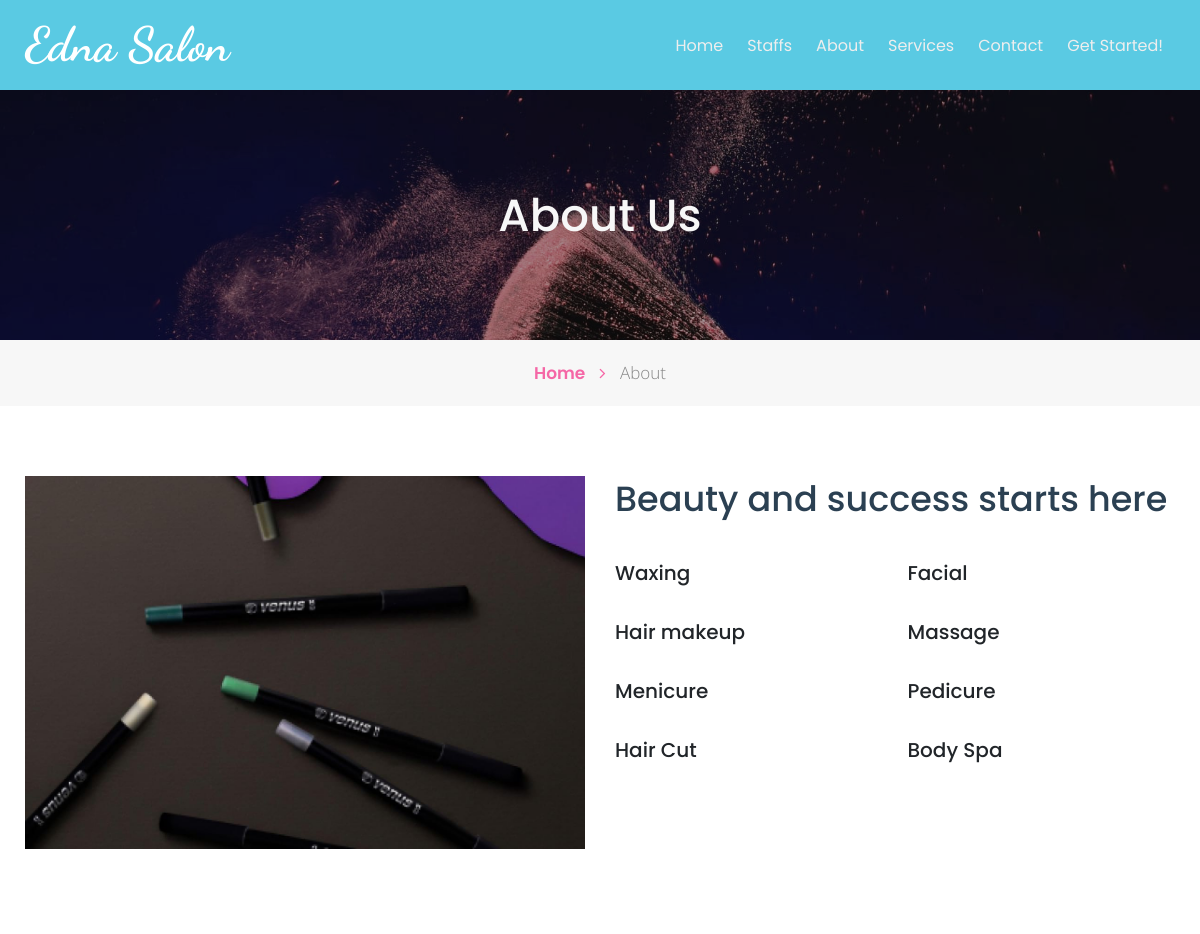
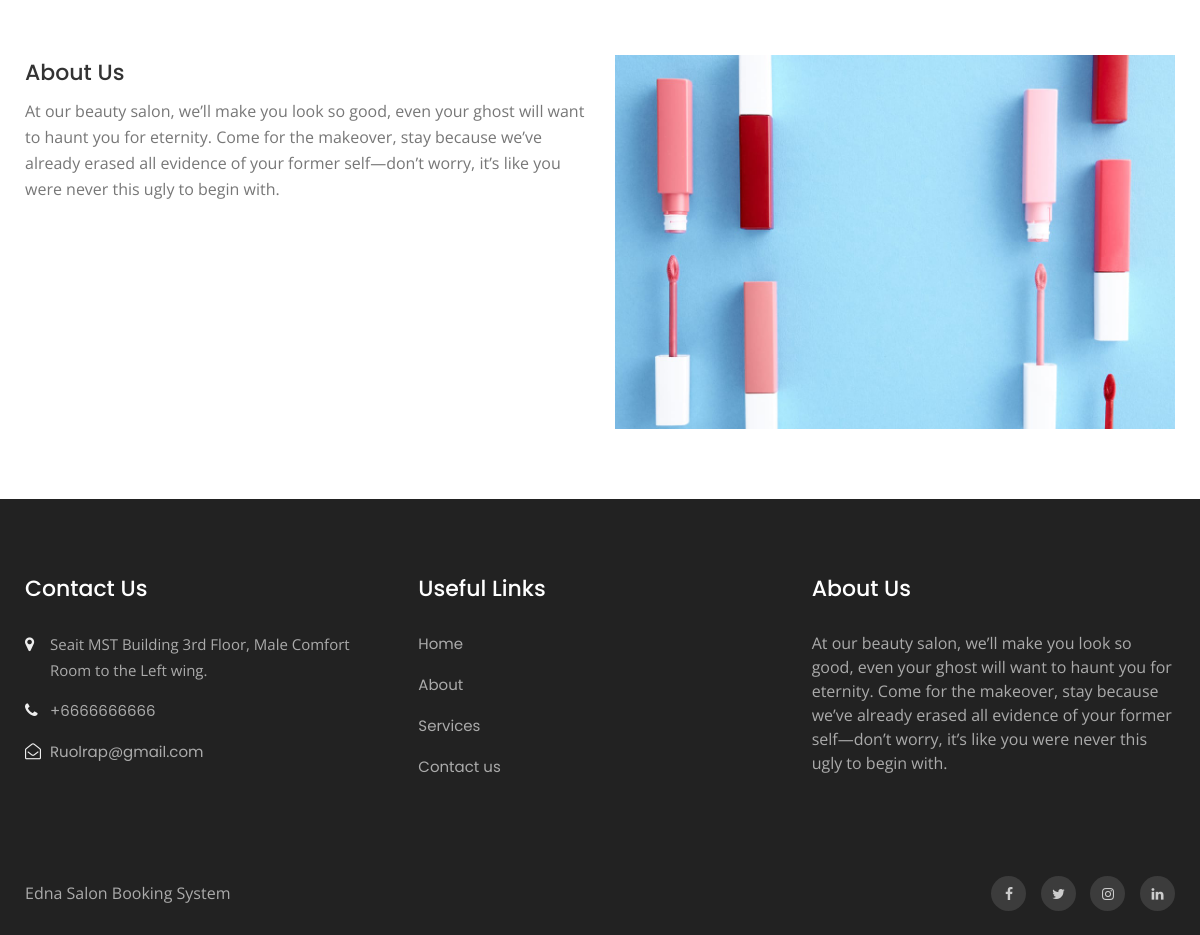
The page /bpms/about.php on the database its author committed (2 pictures, top to bottom).
### tables this page shows
CREATE TABLE `tblpage` (
  `ID` int(10) NOT NULL,
  `PageType` varchar(200) DEFAULT NULL,
  `PageTitle` mediumtext DEFAULT NULL,
  `PageDescription` mediumtext DEFAULT NULL,
  `Email` varchar(200) DEFAULT NULL,
  `MobileNumber` bigint(10) DEFAULT NULL,
  `UpdationDate` date DEFAULT NULL,
  `Timing` varchar(200) NOT NULL
);

### bpms/about.php (the view, shortened to what this page needs)
<!doctype html>
<html lang="en">
  <head>
    <link rel="stylesheet" href="assets/css/style-starter.css">
  </head>
  <body id="home">
<?php include_once('includes/header.php');?>
    <section class="w3l-inner-banner-main">
        <div class="about-inner about ">
            <div class="container">
                <div class="main-titles-head text-center">
                <h3 class="header-name ">
					About Us
                </h3>
            </div>
</div>
   </div>
   <div class="breadcrumbs-sub">
   <div class="container">
    <ul class="breadcrumbs-custom-path">
        <li class="right-side propClone"><a href="index.php" class="">Home <span class="fa fa-angle-right" aria-hidden="true"></span></a> <p></li>
        <li class="active ">About</li>
    </ul>
</div>
</div>
    </section>
<section class="w3l-content-with-photo-4"  id="about">
    <div class="content-with-photo4-block ">
        <div class="container">
            <div class="cwp4-two row">
            <div class="cwp4-image col-xl-6">
                <img src="assets/images/b2.jpg" alt="product" class="img-responsive about-me">
            </div>
                <div class="cwp4-text col-xl-6 ">
                    <div class="posivtion-grid">
                    <h3 class="">Beauty and success starts here</h3>
                    <div class="hair-two-colums">
                        <div class="hair-left">
<h5>
    Waxing</h5>
</div>
                        <div class="hair-left">
                            <h5>Facial</h5>
                        </div>
                            <div class="hair-left">
                                                        <h5>Hair makeup</h5>
                                                    </div>
                                                                                <div class="hair-left">
                                                                                    <h5>Massage</h5>
                                                                                </div>
                                                                                 <div class="hair-left">
                                                                                    <h5>Menicure</h5>
                                                                                </div>
   <div class="hair-left">
                                                                                    <h5>Pedicure</h5>
                                                                                </div>
                                                                                   <div class="hair-left">
                                                                                    <h5>Hair Cut</h5>
                                                                                </div>
                                                                                   <div class="hair-left">
                                                                                    <h5>Body Spa</h5>
                                                                                </div>
                </div>
            </div>
        </div>
        </div>
    </div>
</div>
</section>
<section class="w3l-recent-work">
	<div class="jst-two-col">
		<div class="container">
<div class="row">
		<div class="my-bio col-lg-6">
	<div class="hair-make">
		<?php
$ret=mysqli_query($con,"select * from tblpage where PageType='aboutus' ");
while ($row=mysqli_fetch_array($ret)) {
?>
		<h5><a href="blog.html"><?php  echo $row['PageTitle'];?></a></h5>
		<p class="para mt-2"><?php  echo $row['PageDescription'];?></p><?php } ?>
	</div>
	</div>
	<div class="col-lg-6 ">
		<img src="assets/images/b3.jpg" alt="product" class="img-responsive about-me">
	</div>
</div>
		</div>
	</div>
</section>
<?php include_once('includes/footer.php');?>
</body>
</html>

### bpms/includes/footer.php (shortened to what this page needs)
<section class="w3l-footer-29-main">
    <div class="footer-29 py-5">
      <div class="container py-lg-4">
        <div class="row footer-top-29">
          <div class="col-lg-4 col-md-6 col-sm-8 footer-list-29 footer-1">
            <h6 class="footer-title-29">Contact Us</h6>
            <ul>
              <?php
$ret=mysqli_query($con,"select * from tblpage where PageType='contactus' ");
while ($row=mysqli_fetch_array($ret)) {
?>
              <li>
                <span class="fa fa-map-marker"></span> <p><?php  echo $row['PageDescription'];?>.</p>
              </li>
              <li><span class="fa fa-phone"></span><a href="tel:+7-800-999-800"> +<?php  echo $row['MobileNumber'];?></a></li>
              <li><span class="fa fa-envelope-open-o"></span><a href="mailto:parlour@mail.com" class="mail">
                  <?php  echo $row['Email'];?></a></li><?php } ?>
            </ul>
          </div>
          <div class="col-lg-4 col-md-6 col-sm-4 footer-list-29 footer-2 ">
            <ul>
              <h6 class="footer-title-29">Useful Links</h6>
              <li><a href="index.php">Home</a></li>
              <li><a href="about.php">About</a></li>
              <li><a href="services.php"> Services</a></li>
              <li><a href="contact.php">Contact us</a></li>
            </ul>
          </div>
          <div class="col-lg-4 col-md-6 col-sm-7 footer-list-29 footer-4">
            <?php
$ret=mysqli_query($con,"select * from tblpage where PageType='aboutus' ");
while ($row=mysqli_fetch_array($ret)) {
?>
            <h6 class="footer-title-29"><?php  echo $row['PageTitle'];?> </h6>
            <p><?php  echo $row['PageDescription'];?></p><?php } ?>
          </div>
        </div>
      </div>
    </div>
  </section>
  <section class="w3l-footer-29-main w3l-copyright">
    <div class="container">
      <div class="row bottom-copies">
        <p class="col-lg-8 copy-footer-29"> Edna Salon Booking System </p>
        <div class="col-lg-4 main-social-footer-29">
          <a href="#facebook" class="facebook"><span class="fa fa-facebook"></span></a>
          <a href="#twitter" class="twitter"><span class="fa fa-twitter"></span></a>
          <a href="#instagram" class="instagram"><span class="fa fa-instagram"></span></a>
          <a href="#linkedin" class="linkedin"><span class="fa fa-linkedin"></span></a>
        </div>
      </div>
    </div>
  </section>

### rows shown on the page
tblpage: PageTitle "About Us", PageDescription "At our beauty salon, we’ll make you look so good, even your ghost will want to haunt you for eternity. Come for the makeover, stay because we’ve already erased all evidence of your former self—don’t worry, it’s like you were never this ugly to begin with."
tblpage: PageDescription "Seait MST Building 3rd Floor, Male Comfort Room to the Left wing", MobileNumber "6666666666", Email "Ruolrap@gmail.com"
